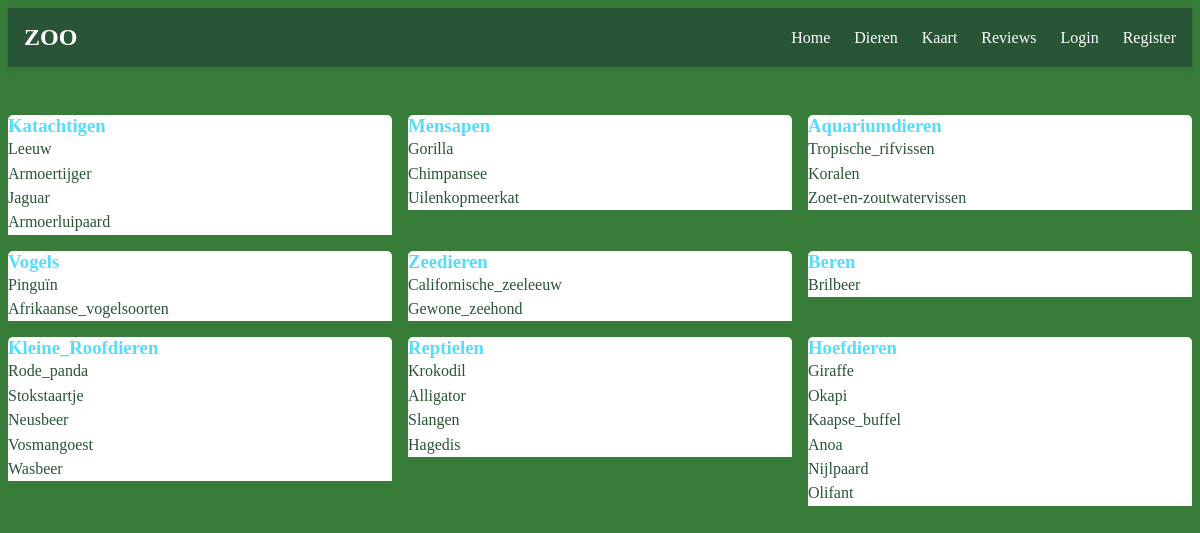
The page /Dieren on the database its author committed.
### tables this page shows
CREATE TABLE DIEREN (id INTEGER PRIMARY KEY AUTOINCREMENT, naam TEXT, beschrijving TEXT, categorie TEXT, status TEXT, leefgebied TEXT, kenmerken TEXT);

### app.py (the view)
@app.route("/Dieren")
def dieren():
    dieren = db.execute("SELECT * FROM DIEREN")
    categorieen = db.execute("SELECT * FROM CATEGORIEEN")
    return render_template("Dieren.html", categorieen=categorieen, dieren=dieren)

### templates/Dieren.html
{% extends "layout.html" %}
{% block content %}
<div class="dieren-grid">
  {% for categorie in ["Katachtigen", "Mensapen", "Aquariumdieren", "Vogels", "Zeedieren", "Beren","Kleine_Roofdieren", "Reptielen", "Hoefdieren"] %}
  <div class="categorie-card">
    <h3>{{ categorie }}</h3>
    <ul>
      {% for dier in dieren %}
        {% if dier.categorie == categorie %}
          <li><a class="link" href="/dier/{{ dier.naam }}">{{ dier.naam }}</a></li>
        {% endif %}
      {% endfor %}
    </ul>
  </div>
  {% endfor %}
</div>
{% endblock %}

### static/style.css (style rules this page uses)
.link { text-decoration: none; color: rgb(39, 85, 53); font-weight: 500; transition: color 0.3s ease; }
body { background-color: rgb(55, 125, 57); }
.dieren-grid { display: grid; grid-template-columns: repeat(3, 1fr); gap: 1rem; padding: 1rem 0; }
.categorie-card h3 { margin: 0 0 0rem; border-top-left-radius: 5px; border-top-right-radius: 5px; color: rgb(83, 221, 255); background-color: white; border: 1px solid(83, 221, 255); }
.categorie-card ul { list-style: none; margin: 0; padding: 0; background-color: white; }
.categorie-card ul li { background-color: white; padding: 0.2rem 0; }

### rows shown on the page
DIEREN: naam "Leeuw"
DIEREN: naam "Armoertijger"
DIEREN: naam "Jaguar"
DIEREN: naam "Armoerluipaard"
DIEREN: naam "Gorilla"
DIEREN: naam "Chimpansee"
DIEREN: naam "Uilenkopmeerkat"
DIEREN: naam "Tropische_rifvissen"
DIEREN: naam "Koralen"
DIEREN: naam "Zoet-en-zoutwatervissen"
DIEREN: naam "Pinguïn"
DIEREN: naam "Afrikaanse_vogelsoorten"
DIEREN: naam "Californische_zeeleeuw"
DIEREN: naam "Gewone_zeehond"
DIEREN: naam "Brilbeer"
DIEREN: naam "Rode_panda"
DIEREN: naam "Stokstaartje"
DIEREN: naam "Neusbeer"
DIEREN: naam "Vosmangoest"
DIEREN: naam "Wasbeer"
DIEREN: naam "Krokodil"
DIEREN: naam "Alligator"
DIEREN: naam "Slangen"
DIEREN: naam "Hagedis"
DIEREN: naam "Giraffe"
DIEREN: naam "Okapi"
DIEREN: naam "Kaapse_buffel"
DIEREN: naam "Anoa"
DIEREN: naam "Nijlpaard"
DIEREN: naam "Olifant"

### other values the page prints
{{ categorie }} "Katachtigen" "Mensapen" "Aquariumdieren" "Vogels" "Zeedieren" "Beren" "Kleine_Roofdieren" "Reptielen" "Hoefdieren"
